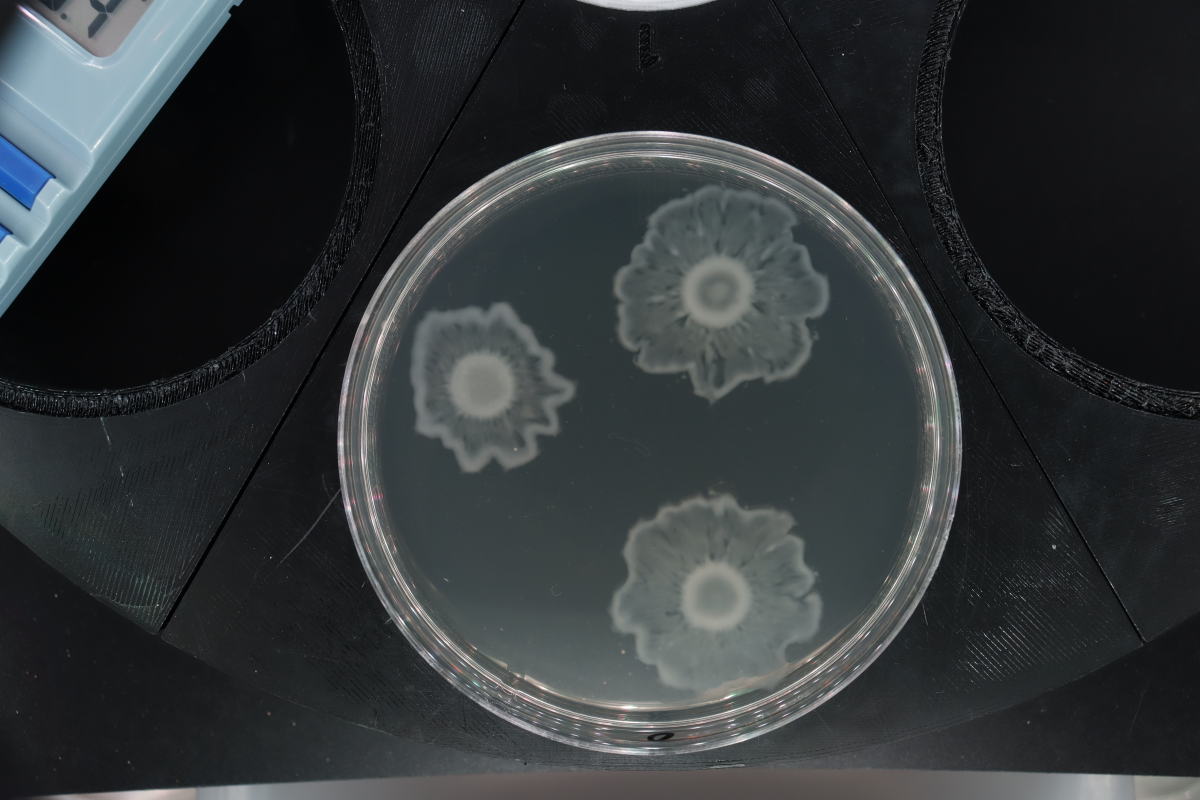
#> input picture codes/colony_area/surfactant_area_calculations/ecoli/ecoli_plate_images/tween/time_2/flgK2_2_0.JPG, 2400 x 1600 px (shown at 1/2 size); its folder holds only this picture in this run
$ jupyter execute --allow-errors ecoli_tween_colony_area.ipynb
#> lines starting #> are read from the running program, lines starting #| are printed output that depends on the picture; after the words box and inside, x2 and y2 are one past the last pixel; in counts of white or black regions, pixels touching at a corner belong together; long printed decimals are rounded
[cell 1]
#start imports
import os
from PIL import Image,ImageDraw
import numpy as np
import matplotlib.pyplot as plt
import skimage as ski
import math
import json
import pandas as pd
from skimage.measure import regionprops_table, label

fileDir = "ecoli_plate_images/tween/time_2/" #enter the file directory of the images you want processed here
fileNameArray = sorted(os.listdir(fileDir)) #creates an array of the file names here

Converts your images into arrays and stores them in imgarrList

[cell 2]
#creates a list of arrays of all of your images
#at every x,y position, has three values that correspond to RGB values from 0-255
#only works for JPGs
imgarrList={}
for filename in fileNameArray:
    tempImg = Image.open(fileDir +filename)
#> tempImg is the input picture: PIL image 2400x1600 RGB; mean R, G, B 49.6, 53.7, 55.6
    imgarrList[filename]= np.array(tempImg)

Makes a black circle image to then multiple all otehr images by

[cell 3]
xCenter= 1300 #set these values to make sure that everything aligns
yCenter=880
radius=520 #normally 520

# creating luminous image to then be stacked with current images
lum_img = Image.new('L',[2400,1600] ,0)
#> lum_img: PIL image 2400x1600 L; every value is 0
draw = ImageDraw.Draw(lum_img)
draw.pieslice([xCenter-radius, yCenter-radius, xCenter+radius, yCenter+radius],0,360,fill=255)
lum_img_arr = np.array(lum_img) #y,x
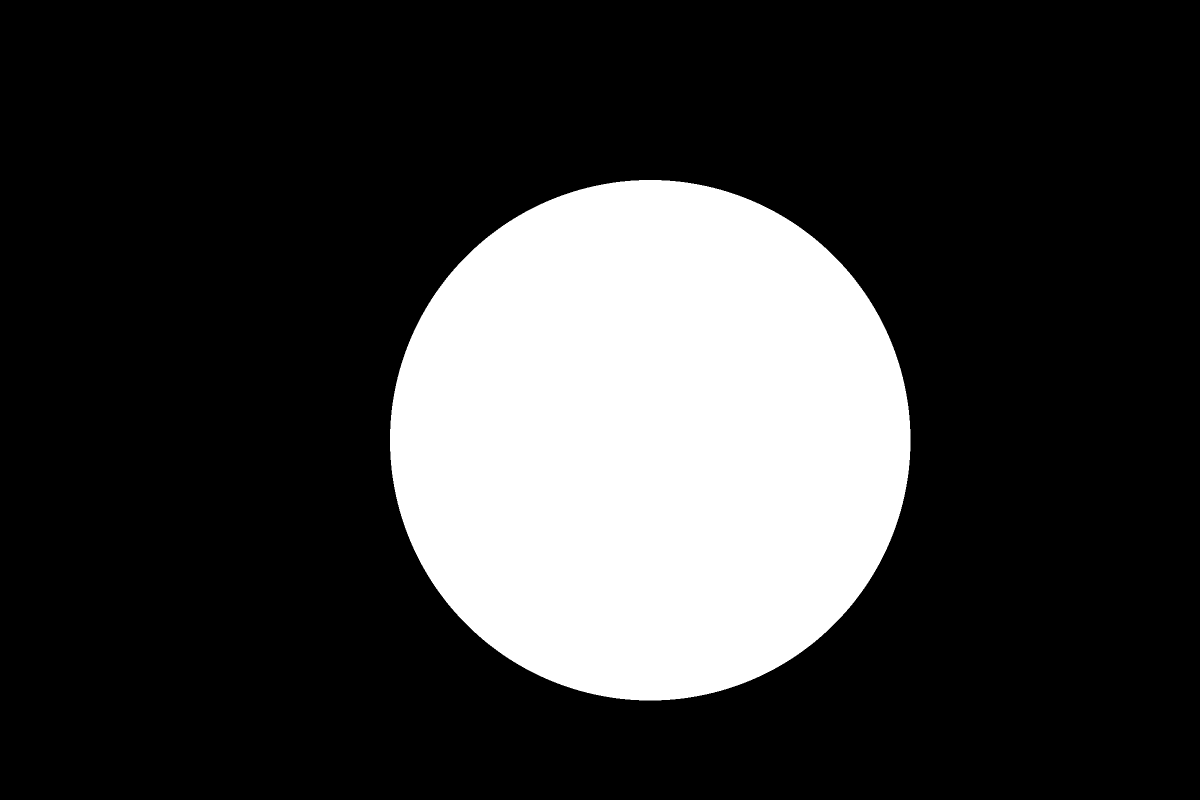
#> lum_img_arr: shape (1600, 2400) (shown at 1/2 size); 22.2% white; 1 white region, box (x1, y1, x2, y2) and area: (780, 360, 1821, 1401) 850901

temp_img_arr = np.array(imgarrList[fileNameArray[0]]) #y,x,z

#combine the two matrices
for y in range(1600):
    for x in range(2400):
        if lum_img_arr[y][x] == False:
            temp_img_arr[y][x]=[0,0,0]
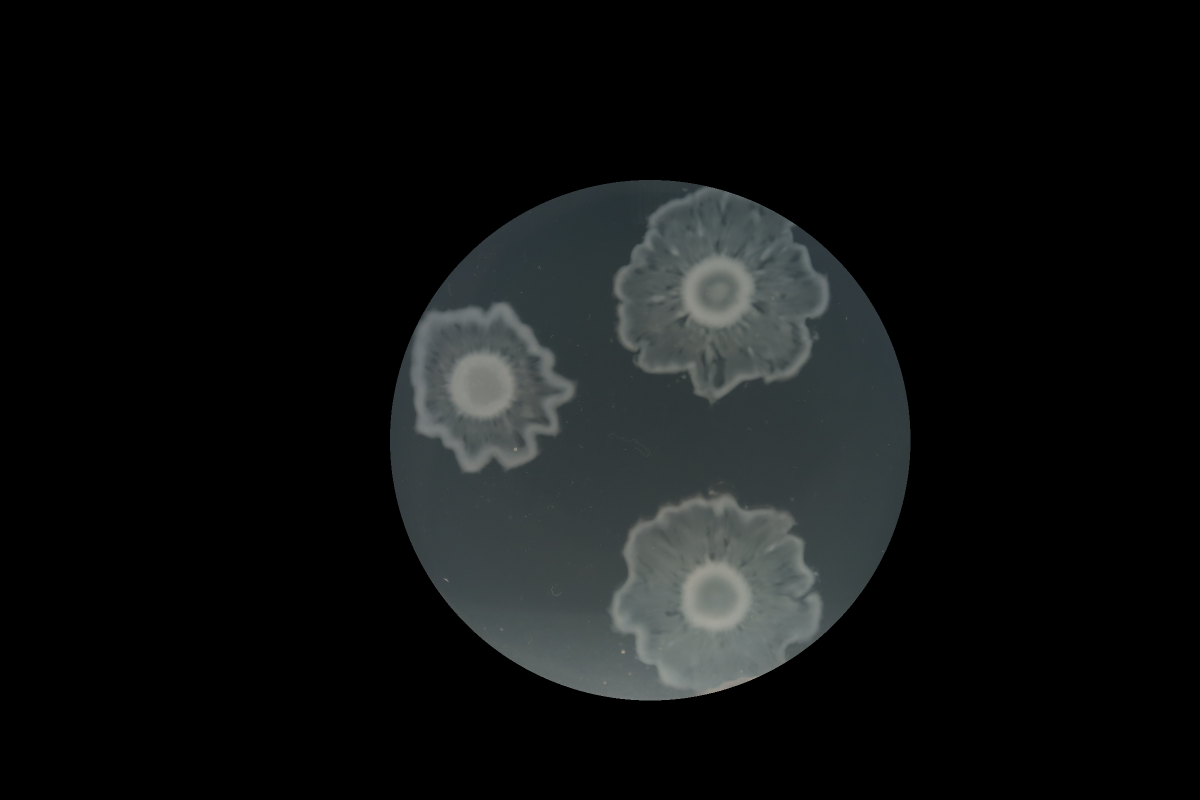
#> temp_img_arr: shape (1600, 2400, 3) (shown at 1/2 size); mean R, G, B 15.9, 17.8, 17.8

Testing to make sure image works

[cell 4]
testing_im = Image.fromarray(temp_img_arr, 'RGB')
testing_im

Creating a function which will multiply the current image by the black/circle image

[cell 5]
def applyCircFilter(img):
    img_arry=np.array(img)
    for y in range(1600):
        for x in range(2400):
            if lum_img_arr[y][x] == False:
                img_arry[y][x]=[0,0,0]
    return img_arry

[cell 6]
#applying the function to each image in the initial image array list
circle_ImgArrList = {}
for x in imgarrList.keys():
    circle_ImgArrList[x]=applyCircFilter(imgarrList[x])
#> this loop made 1 pass
#> x on pass 1: 'flgK2_2_0.JPG'
#> after the loop, circle_ImgArrList = 1 item

Again, testing to make sure that everyhting worked

[cell 7]
testing_im = Image.fromarray(circle_ImgArrList[fileNameArray[0]], 'RGB')
testing_im

[cell 8]
#create the background for subtraction
backgroundImageFile = "ecoli_plate_images/background/background.JPG"
backgroundImageArr=np.array(Image.open(backgroundImageFile))
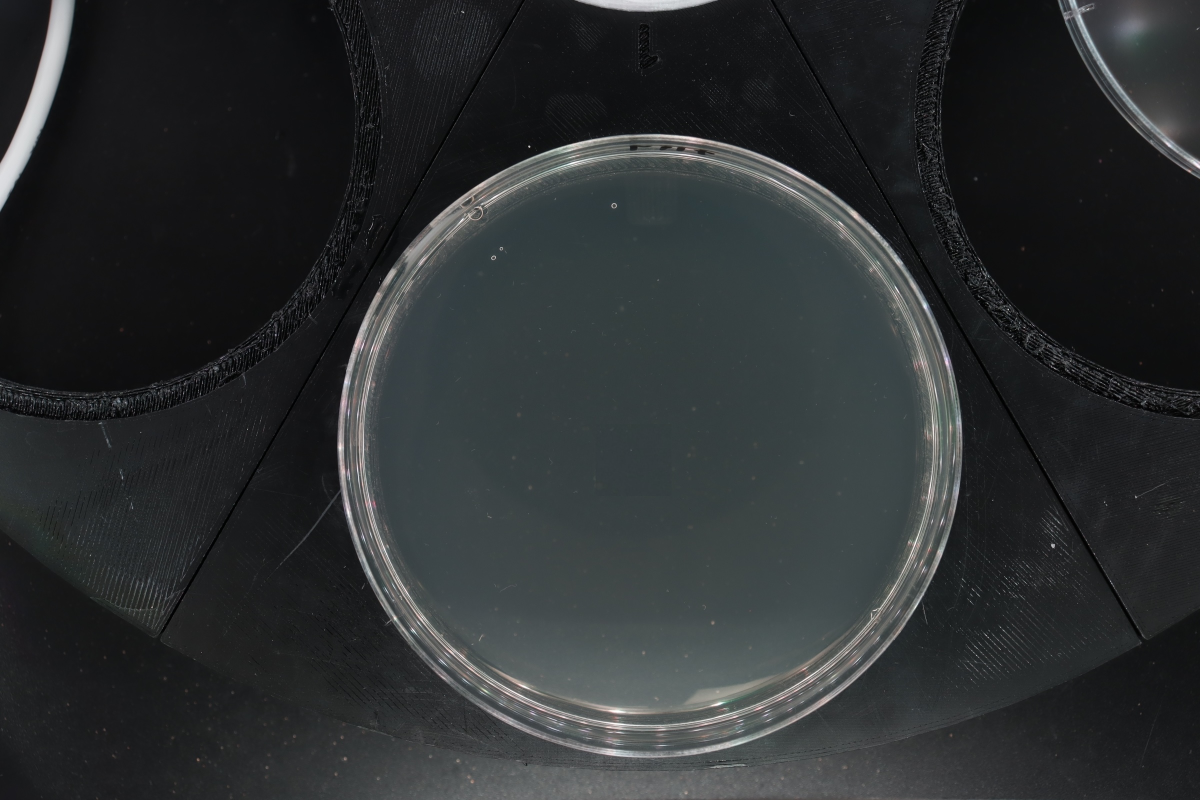
#> input picture codes/colony_area/surfactant_area_calculations/ecoli/ecoli_plate_images/background/background.JPG, 2400 x 1600 px (shown at 1/2 size)
#> backgroundImageArr is the input picture: shape (1600, 2400, 3); mean R, G, B 44.3, 47.5, 48.7

Now that we have the background image, do the background subtraction

[cell 9]
#creates second list of images after subtracting the average generated in the last kernal
finalImageList = {fileName: np.zeros((1600,2400,3), dtype=int) for fileName in fileNameArray}
for imgName in circle_ImgArrList.keys():
    tempArr= np.array(circle_ImgArrList[imgName], dtype = float)
    finalImageList[imgName] = np.array(tempArr - backgroundImageArr.astype(float), dtype=int)
    finalImageList[imgName] = np.array(finalImageList[imgName].clip(min=0), dtype=np.uint8)
#> this loop made 1 pass
#> after the loop, finalImageList = 1 item

Now for the area calculations

[cell 10]
#function which will calculate the area of an image array
def calculateArea(imgarr, threshold):
    gray_image = ski.color.rgb2gray(imgarr)
    t = threshold
    binary_mask = gray_image > t
    label_image = label(binary_mask > 0)
    props = regionprops_table(label_image, properties=['label', 'area'])
    #pixelArea = np.sum(binary_mask)
    areas = np.array(np.array(props['area']) * ((90/1040)**2))
    three_areas = np.sort(areas)[-3:]
    return three_areas #pixelArea * ((90/1040)**2)

Creating histogram for determination of thresholding

[cell 11]
#creating the images back from array, into an image format
processedImgList = {}
for x in finalImageList.keys():
    processedImgList[x]=Image.fromarray(finalImageList[x], 'RGB')
#> after the loop, processedImgList = 1 item

[cell 12]
#determination of the optimal threshopld for segmentation
#different values for E. coli and Salmonella
thresholdValue = 0.05
#> (the rest of this cell did not finish here and is left out)

[cell 13]
#Demonstration of gray scaling
choiceNum=1
#> (the rest of this cell did not finish here and is left out)

[cell 14]
#now applying the area calculator
testingArea = {}
for x in processedImgList.keys():
    testingArea[x] =calculateArea(processedImgList[x], thresholdValue)
#> this loop made 1 pass
#> (x, t in calculateArea, three_areas in calculateArea) on pass 1: ('flgK2_2_0.JPG', 0.05, [596.4, 928.4, 940.4])
#> pass 1, in calculateArea, `label_image = label(binary_mask > 0)`:
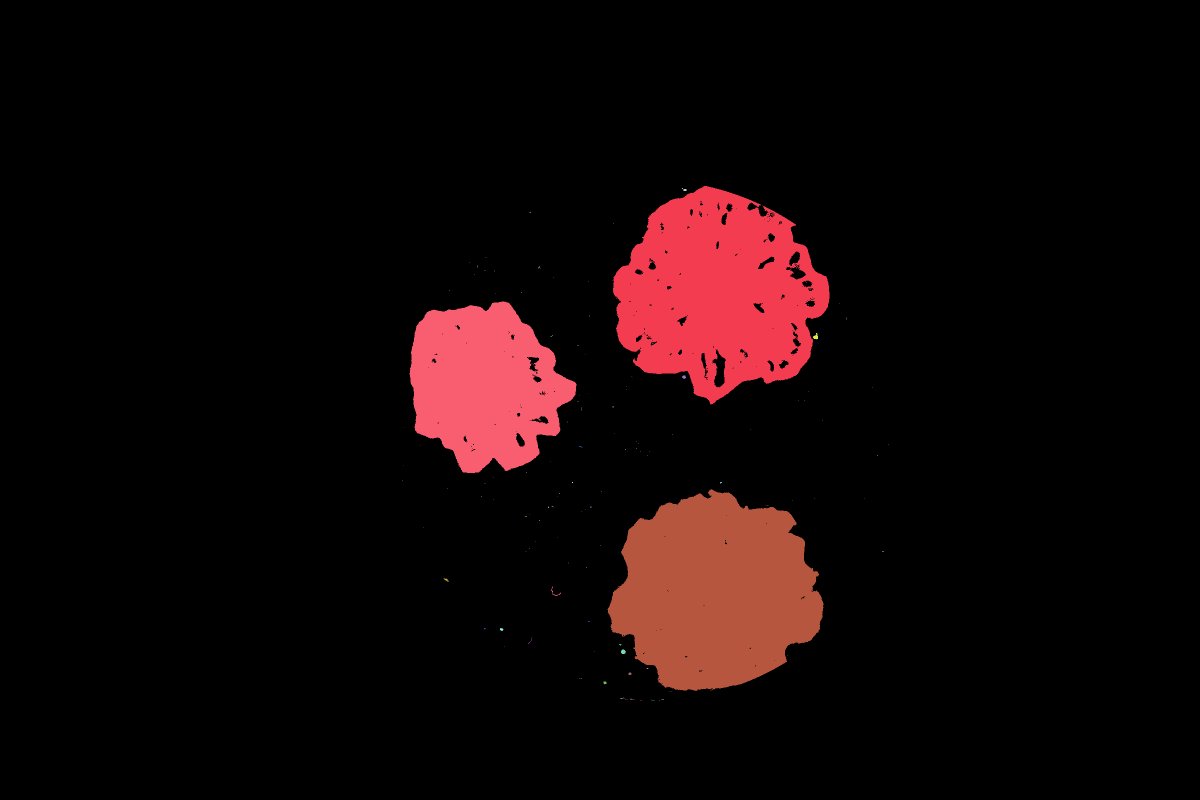
#> label_image: shape (1600, 2400) int32 (shown at 1/2 size); 148 distinct labels, from 0 to 147; one colour per label, 0 black
#> after the loop, testingArea = {'flgK2_2_0.JPG': [596.4, 928.4, 940.4]}

[cell 15]
#print the results
print(testingArea)
#| {'flgK2_2_0.JPG': array([596.371, 928.377, 940.404])}

[cell 16]
#save teh results
if True:
    with open("ecoli_plate_results/ecoli_tween.txt", 'w') as file:
        for x in testingArea.keys():
            file.write(x+" ")
            file.write(str(testingArea[x]) + str("\n"))
